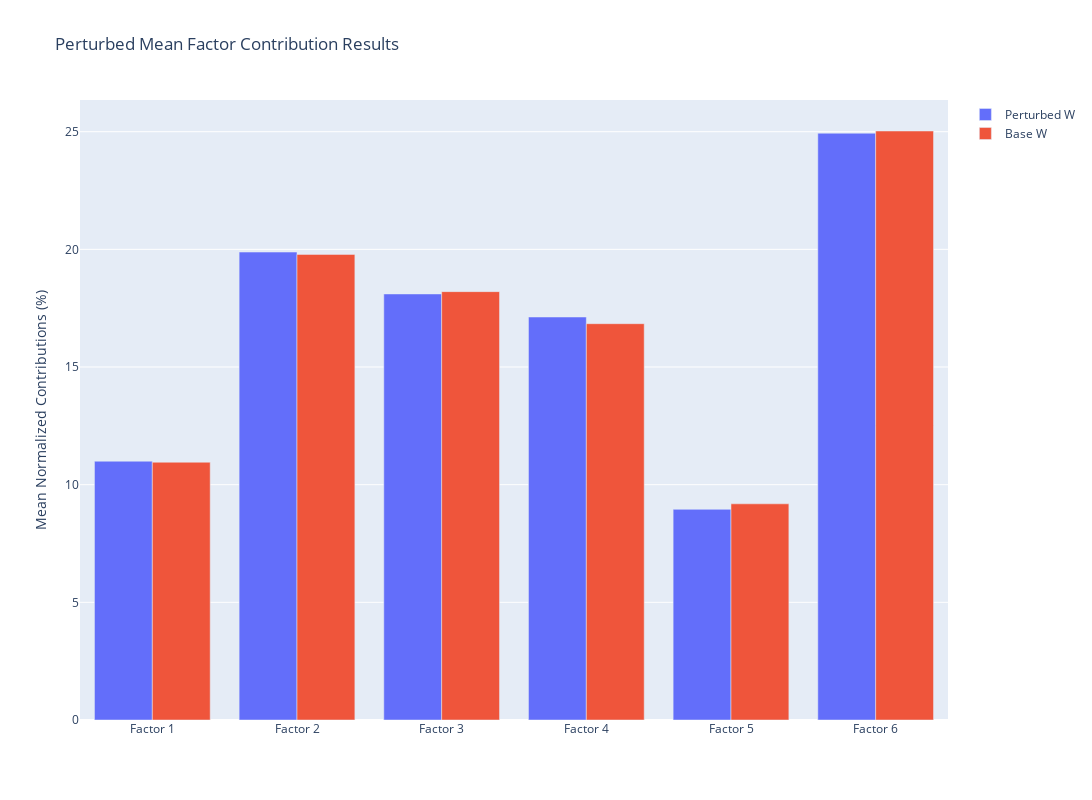

Write notebook code for a chart like this one.
### Code cell
# Figure 1
factor_labels = [f"Factor {i+1}" for i in range(base_W.shape[1])]
p_W_mean = np.mean(perturb_W, axis=(1,2))
base_W_mean = np.mean(base_W, axis=0)
factor_w0_fig = make_subplots()
factor_w0_fig.add_trace(go.Bar(x=factor_labels, y=100*p_W_mean, name="Perturbed W"))
factor_w0_fig.add_trace(go.Bar(x=factor_labels, y=100*base_W_mean, name="Base W"))
factor_w0_fig.update_layout(title=f"Perturbed Mean Factor Contribution Results", width=1200, height=800, hovermode='x unified', barmode='group')
factor_w0_fig.update_yaxes(title_text="Mean Normalized Contributions (%)")
factor_w0_fig.show()

### Figure 1 — Plotly figure (JSON) as saved in the notebook; plotly's stock layout.template omitted (floating-point values rounded to 4 significant figures)
{"data": [{"name": "Perturbed W", "type": "bar", "x": ["Factor 1", "Factor 2", "Factor 3", "Factor 4", "Factor 5", "Factor 6"], "y": [11.0, 19.88, 18.11, 17.13, 8.952, 24.94]}, {"name": "Base W", "type": "bar", "x": ["Factor 1", "Factor 2", "Factor 3", "Factor 4", "Factor 5", "Factor 6"], "y": [10.95, 19.79, 18.2, 16.84, 9.186, 25.03]}], "layout": {"barmode": "group", "height": 800, "hovermode": "x unified", "title": {"text": "Perturbed Mean Factor Contribution Results"}, "width": 1200, "xaxis": {"anchor": "y", "autorange": true, "domain": [0, 1], "range": [-0.5, 5.5], "type": "category"}, "yaxis": {"anchor": "x", "autorange": true, "domain": [0, 1], "range": [0, 26.35], "title": {"text": "Mean Normalized Contributions (%)"}, "type": "linear"}}}
